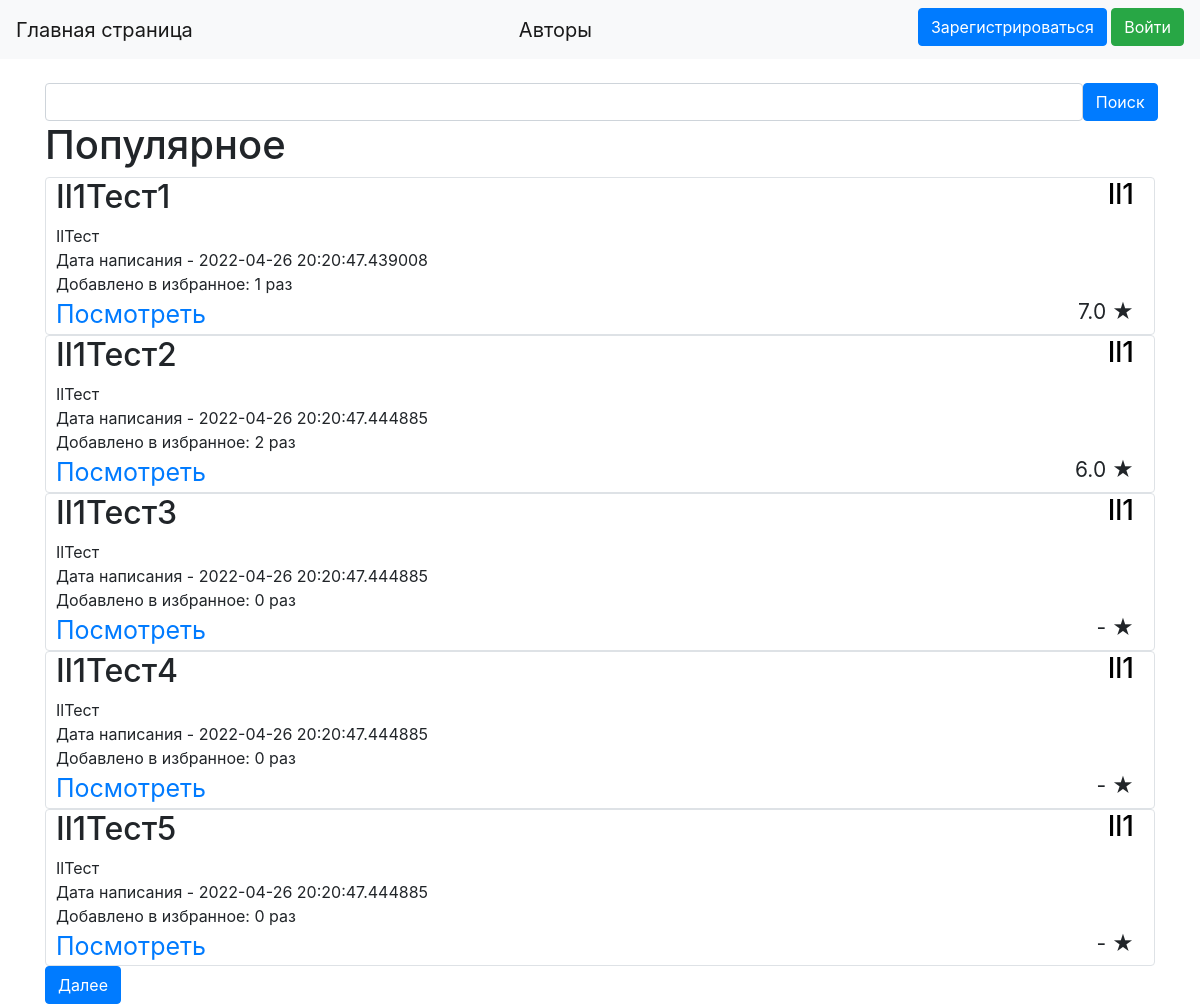
Before: / with the older database file.
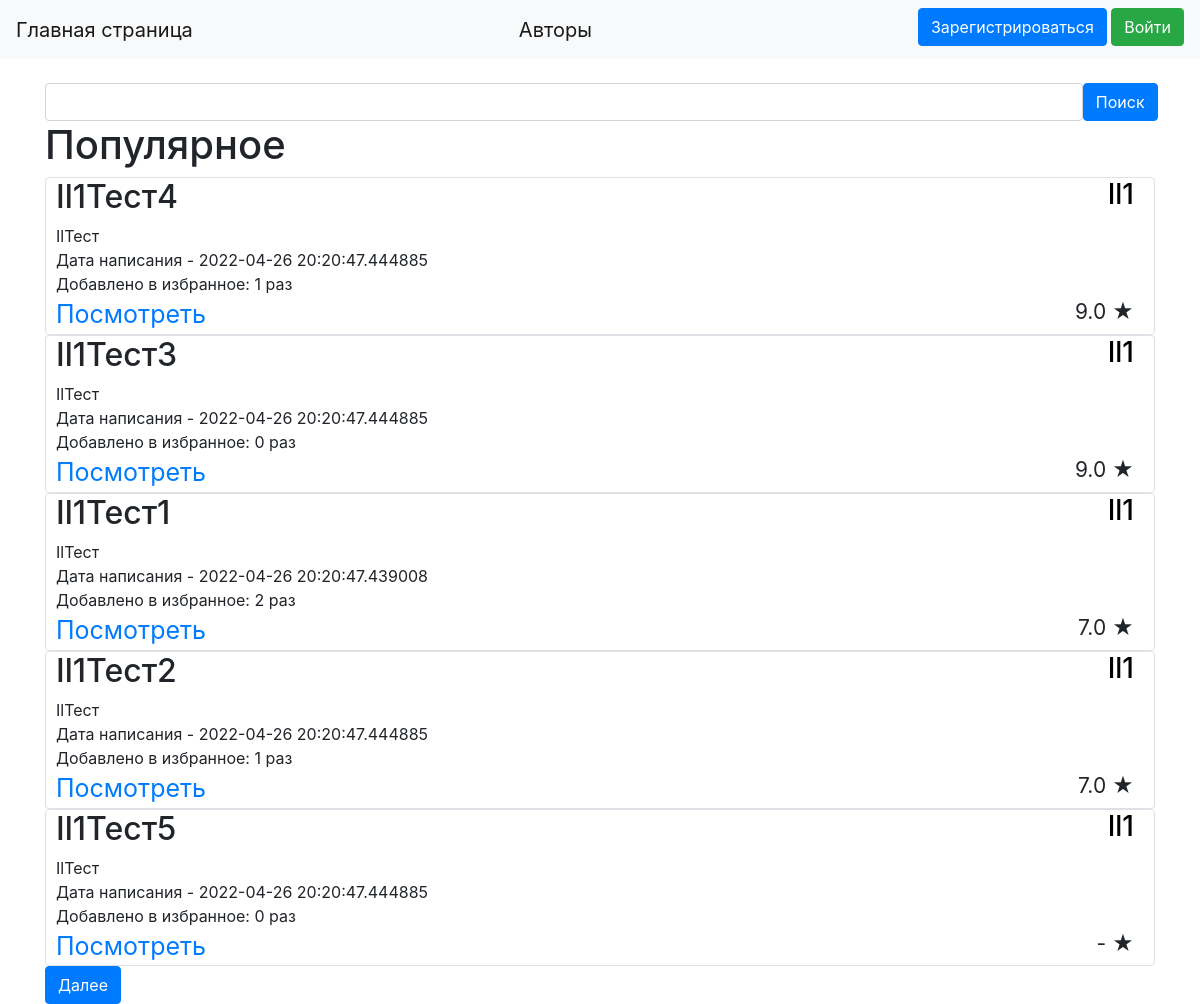
After: the same page with the newer database file.
### data1/lessons.py (models this page shows, shortened)
class Lesson(SqlAlchemyBase):
    __tablename__ = 'lessons'
    id = sqlalchemy.Column(sqlalchemy.Integer,
                           primary_key=True, autoincrement=True)
    title = sqlalchemy.Column(sqlalchemy.String, nullable=True)
    content = sqlalchemy.Column(sqlalchemy.String, nullable=True)
    added_to_favorites_count = sqlalchemy.Column(sqlalchemy.Integer, default=0)
    rate = sqlalchemy.Column(sqlalchemy.Float, default=0)
    rates_count = sqlalchemy.Column(sqlalchemy.Integer, default=0)
    created_date = sqlalchemy.Column(sqlalchemy.DateTime,
                                     default=datetime.datetime.now)
    user_id = sqlalchemy.Column(sqlalchemy.Integer,
                                sqlalchemy.ForeignKey("users.id"))
    user = orm.relation('User')
    favourites = orm.relation("Favourites", back_populates='lesson')

### data1/users.py (models this page shows, shortened)
class User(SqlAlchemyBase, UserMixin):
    __tablename__ = 'users'
    id = sqlalchemy.Column(sqlalchemy.Integer,
                           primary_key=True, autoincrement=True)
    name = sqlalchemy.Column(sqlalchemy.String, unique=True, nullable=True)
    about = sqlalchemy.Column(sqlalchemy.String, nullable=True)
    email = sqlalchemy.Column(sqlalchemy.String,
                              index=True, unique=True, nullable=True)
    hashed_password = sqlalchemy.Column(sqlalchemy.String, nullable=True)
    created_lessons_count = sqlalchemy.Column(sqlalchemy.Integer, default=0)
    favourites_lessons_count = sqlalchemy.Column(sqlalchemy.Integer, default=0)
    created_date = sqlalchemy.Column(sqlalchemy.DateTime,
                                     default=datetime.datetime.now)
    lessons = orm.relation("Lesson", back_populates='user')
    favourites = orm.relation("Favourites", back_populates='user')

### LearnCreator.py (the view)
@app.route("/", methods=['GET', 'POST'])
def index():
    global limit, FirstResult, search_now, lessons_now_count
    db_sess = db_session.create_session()
    search = SearchForm()
    favourites_ids = []
    if current_user.is_authenticated:
        favourites_ids = [x.lesson_id for x in
                          db_sess.query(Favourites.lesson_id).filter(Favourites.user_id == current_user.id).distinct()]
    if request.method == "POST":
        FirstResult = 0
        limit = 5
        search_now = search.search.data
    lessons = db_sess.query(Lesson).filter(Lesson.title.like(f'%{search_now}%') | Lesson.title.like(
        '%' + str(search_now).capitalize() + '%') | Lesson.title.like(
        '%' + str(search_now).lower() + '%') | Lesson.title.like(
        '%' + str(search_now).upper() + '%')).order_by(-Lesson.rate, -Lesson.added_to_favorites_count, Lesson.title)[
              FirstResult:limit]
    lessons_now_count = db_sess.query(Lesson).filter(Lesson.title.like(f'%{search_now}%') | Lesson.title.like(
        '%' + str(search_now).capitalize() + '%') | Lesson.title.like(
        '%' + str(search_now).lower() + '%') | Lesson.title.like(
        '%' + str(search_now).upper() + '%')).count()
    return render_template("index.html", lessons=lessons, search=search, favourites_ids=favourites_ids,
                           FirstResult=FirstResult, lessons_now_count=lessons_now_count, limit=limit)

### forms/search.py
class SearchForm(FlaskForm):
    search = StringField('Поиск')
    select = SubmitField('Поиск')
    estimate = StringField('Оценка')
    further = SubmitField('Далее')
    back = SubmitField('Назад')

### data1/db_session.py (called while the page is built)
def create_session() -> Session:
    global __factory
    return __factory()

### templates/index.html (shortened to what this page needs)
{% extends "base.html" %}
{% block content %}
<br>
<form action="" method="post">
    <div style="float: left; width: 93.5%">{{ search.search(class="form-control") }}</div>
    <div style="float: right; width: 6.5%">{{ search.select(type="submit", class="btn btn-primary")
        }}
    </div>
</form>
<h1>Популярное</h1>
{% for item in lessons%}
<div class="col-md6 border rounded">
    <h2 style="float: left; width: 50%; padding-left: 10px">{{item.title}}</h2>
    <h3 style="float: right; width: 50%; padding-right: 20px" align="right">
        <a href="/profile/{{ item.user.name }}" class="url1">{{item.user.name}}</a>
    </h3>
    <div style="float:left; width: 100%; padding-left: 10px">
        {{item.content}}
    </div>
    <div style="padding-left: 10px">
        Дата написания - {{item.created_date}}
    </div>
    <div style="padding-left: 10px">
        Добавлено в избранное: {{item.added_to_favorites_count}} раз
    </div>
    <div style="float: right; width: 10%; font-size: 21px; padding-right: 20px" align="right">
        {% if item.rates_count>0%}
        {{item.rate}} &#9733
        {% else %}
        - &#9733
        {% endif %}
    </div>
    <div class="text3" style="font-size: 25px; padding-left: 10px">
        <div>
            <a href="/lesson/{{ item.id }}">Посмотреть</a>
        </div>
    </div>
</div>
{% endfor %}
{% if lessons_now_count>limit%}
<a href="/limit">{{ search.further(type="submit", class="btn btn-primary") }}</a>
{% endif %}
{% endblock %}

### templates/base.html (shortened to what this page needs)
<!doctype html>
<html lang="en">
<head>
    <link rel="stylesheet"
          href="https://stackpath.bootstrapcdn.com/bootstrap/4.4.1/css/bootstrap.min.css"
>
</head>
<body>
<header>
    <nav class="navbar navbar-light bg-light">
        <a class="navbar-brand" href="/main">Главная страница</a>
        <a class="navbar-brand" href="/authors">Авторы</a>
        {% if current_user.is_authenticated %}
        <a class="navbar-brand" href="/create_lesson">Создать урок</a>
        <div class="text3">
            <a class="navbar-brand" href="/profile/{{ current_user.name }}">{{ current_user.name }}</a>
            <a class="btn btn-danger" href="/logout">Выйти</a>
        </div>
        {% else %}
        <div class="text4">
            <a class="btn btn-primary" href="/register">Зарегистрироваться</a>
            <a class="btn btn-success" href="/login">Войти</a>
        </div>
        {% endif %}
    </nav>
</header>
<main role="main" class="container">
    {% block content %}{% endblock %}
</main>
</body>
</html>

### templates/base.html (style rules this page uses)
.url1 { text-decoration: none; color: #000000; }
.text3 { word-spacing: 20px }
.text4 { padding-bottom: 5px }

Changed rows visible on the page:
changed Lesson "Il1Тест4": added_to_favorites_count "0" → "1"; rate (not shown) → "9.0"; rates_count "- ★" → "★"; moves up the list
changed Lesson "Il1Тест3": rate (not shown) → "9.0"; rates_count "- ★" → "★"; moves up the list
changed Lesson "Il1Тест1": added_to_favorites_count "1" → "2"
changed Lesson "Il1Тест2": added_to_favorites_count "2" → "1"; rate "6.0" → "7.0"
